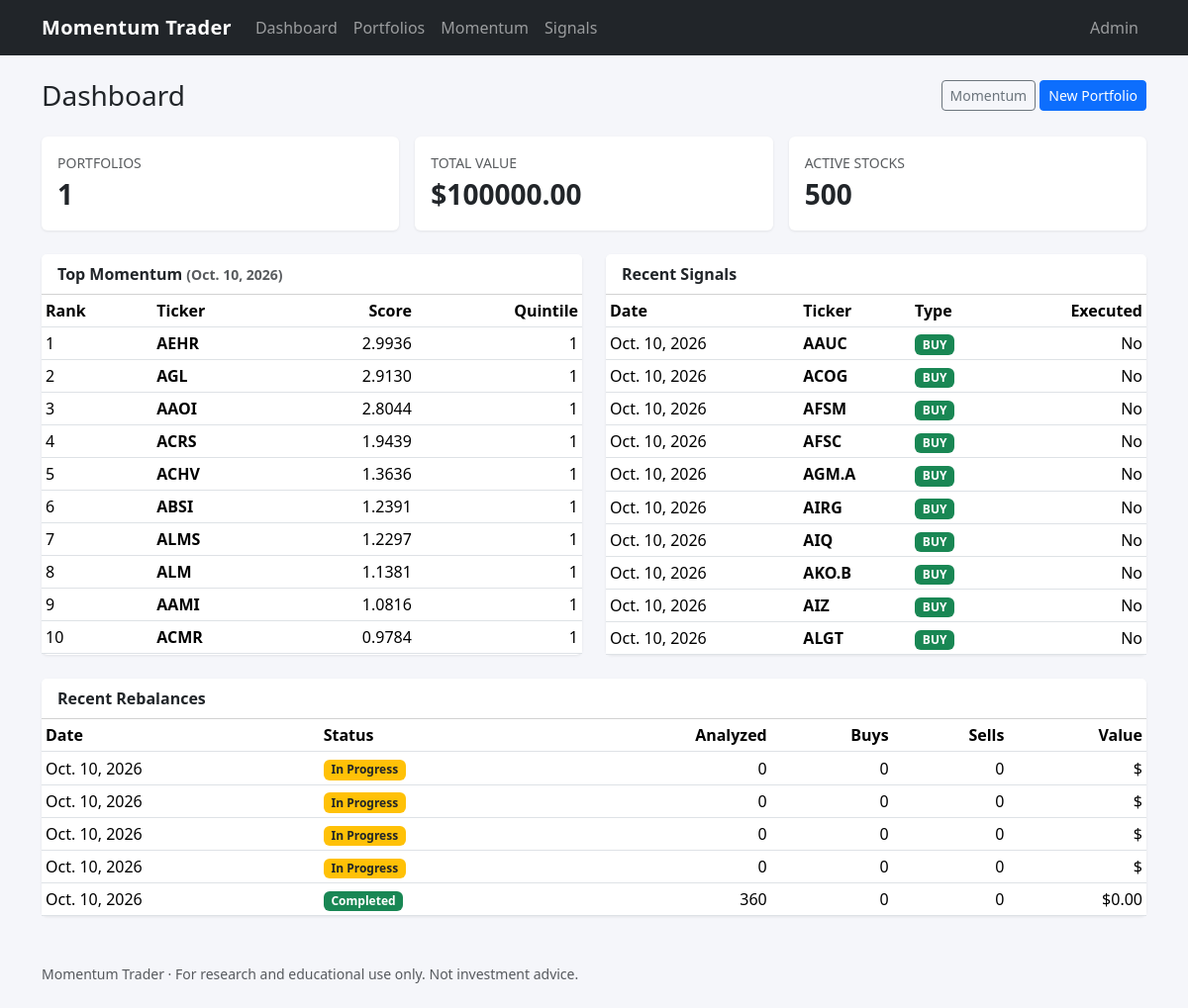
The page / on the database its author committed.
### trading/models.py (models this page shows, shortened)
class MomentumScore(models.Model):
    stock = models.ForeignKey(
        Stock, on_delete=models.CASCADE, related_name="momentum_scores"
    )
    calculation_date = models.DateField(db_index=True)
    momentum_score = models.DecimalField(max_digits=10, decimal_places=6)
    rank = models.IntegerField(null=True, blank=True)
    quintile = models.IntegerField(null=True, blank=True)
    is_top_quintile = models.BooleanField(default=False)
    period_start = models.DateField()
    period_end = models.DateField()
    created_at = models.DateTimeField(auto_now_add=True)
    class Meta:
        ordering = ["-calculation_date", "rank"]
        constraints = [
            models.UniqueConstraint(
                fields=["stock", "calculation_date"],
                name="unique_stock_momentum_date",
            )
        ]

class Stock(models.Model):
    ticker = models.CharField(max_length=10, unique=True, db_index=True)
    name = models.CharField(max_length=255, blank=True)
    sector = models.CharField(max_length=100, blank=True)
    market_cap = models.BigIntegerField(null=True, blank=True)
    is_active = models.BooleanField(default=True)
    created_at = models.DateTimeField(auto_now_add=True)
    updated_at = models.DateTimeField(auto_now=True)
    class Meta:
        ordering = ["ticker"]

class TradingSignal(models.Model):
    SIGNAL_TYPES = [
        ("BUY", "Buy"),
        ("SELL", "Sell"),
        ("HOLD", "Hold"),
    ]
    stock = models.ForeignKey(
        Stock, on_delete=models.CASCADE, related_name="trading_signals"
    )
    signal_date = models.DateField(db_index=True)
    signal_type = models.CharField(max_length=4, choices=SIGNAL_TYPES)
    momentum_score = models.ForeignKey(
        MomentumScore, on_delete=models.SET_NULL, null=True, blank=True
    )
    target_quantity = models.IntegerField(null=True, blank=True)
    target_value = models.DecimalField(
        max_digits=12, decimal_places=2, null=True, blank=True
    )
    reason = models.TextField(blank=True)
    is_executed = models.BooleanField(default=False)
    executed_at = models.DateTimeField(null=True, blank=True)
    created_at = models.DateTimeField(auto_now_add=True)
    class Meta:
        db_table = "trading_signals"
        ordering = ["-signal_date", "-created_at"]
        indexes = [
            models.Index(fields=["signal_date", "signal_type"]),
            models.Index(fields=["is_executed"]),
        ]

class RebalanceEvent(models.Model):
    STATUS_CHOICES = [
        ("PENDING", "Pending"),
        ("IN_PROGRESS", "In Progress"),
        ("COMPLETED", "Completed"),
        ("FAILED", "Failed"),
    ]
    date = models.DateField(db_index=True)
    total_stocks_analyzed = models.IntegerField(default=0)
    buy_signals_generated = models.IntegerField(default=0)
    sell_signals_generated = models.IntegerField(default=0)
    total_portfolio_value = models.DecimalField(
        max_digits=15, decimal_places=2, null=True, blank=True
    )
    execution_status = models.CharField(
        max_length=20,
        choices=STATUS_CHOICES,
        default="PENDING",
    )
    error_message = models.TextField(blank=True)
    created_at = models.DateTimeField(auto_now_add=True)
    completed_at = models.DateTimeField(null=True, blank=True)
    class Meta:
        ordering = ["-date", "-created_at"]

### trading/views.py (the view)
# urls.py: path("", views.dashboard, name="dashboard"),
def dashboard(request):
    portfolios = Portfolio.objects.all()
    total_value = portfolios.aggregate(total=Sum("total_value"))["total"] or 0
    latest_date = (
        MomentumScore.objects.order_by("-calculation_date")
        .values_list("calculation_date", flat=True)
        .first()
    )
    top_scores = []
    if latest_date:
        top_scores = (
            MomentumScore.objects.filter(calculation_date=latest_date)
            .select_related("stock")
            .order_by("rank")[:10]
        )
    context = {
        "portfolio_count": portfolios.count(),
        "stock_count": Stock.objects.filter(is_active=True).count(),
        "total_portfolio_value": total_value,
        "latest_momentum_date": latest_date,
        "top_scores": top_scores,
        "recent_signals": TradingSignal.objects.select_related("stock")[:10],
        "recent_rebalances": RebalanceEvent.objects.all()[:5],
    }
    return render(request, "trading/dashboard.html", context)

### trading/templates/trading/dashboard.html (shortened to what this page needs)
{% extends "trading/base.html" %}
{% block content %}
<div class="d-flex justify-content-between align-items-center mb-4">
    <h1 class="h3 mb-0">Dashboard</h1>
    <div>
        <a class="btn btn-outline-secondary btn-sm" href="{% url 'trading:momentum_scores' %}">Momentum</a>
        <a class="btn btn-primary btn-sm" href="{% url 'trading:portfolio_create' %}">New Portfolio</a>
    </div>
</div>
<div class="row g-3 mb-4">
    <div class="col-md-4">
        <div class="card metric-card h-100">
            <div class="card-body">
                <div class="text-muted text-uppercase small">Portfolios</div>
                <div class="fs-3 fw-semibold">{{ portfolio_count }}</div>
            </div>
        </div>
    </div>
    <div class="col-md-4">
        <div class="card metric-card h-100">
            <div class="card-body">
                <div class="text-muted text-uppercase small">Total Value</div>
                <div class="fs-3 fw-semibold">${{ total_portfolio_value|floatformat:2 }}</div>
            </div>
        </div>
    </div>
    <div class="col-md-4">
        <div class="card metric-card h-100">
            <div class="card-body">
                <div class="text-muted text-uppercase small">Active Stocks</div>
                <div class="fs-3 fw-semibold">{{ stock_count }}</div>
            </div>
        </div>
    </div>
</div>
<div class="row g-4">
    <div class="col-lg-6">
        <div class="card metric-card h-100">
            <div class="card-header bg-white fw-semibold">
                Top Momentum
                {% if latest_momentum_date %}
                    <span class="text-muted small">({{ latest_momentum_date }})</span>
                {% endif %}
            </div>
            <div class="table-responsive">
                <table class="table table-sm mb-0 align-middle">
                    <thead>
                    <tr>
                        <th>Rank</th>
                        <th>Ticker</th>
                        <th class="text-end">Score</th>
                        <th class="text-end">Quintile</th>
                    </tr>
                    </thead>
                    <tbody>
                    {% for score in top_scores %}
                        <tr>
                            <td>{{ score.rank }}</td>
                            <td class="fw-semibold">{{ score.stock.ticker }}</td>
                            <td class="text-end">{{ score.momentum_score|floatformat:4 }}</td>
                            <td class="text-end">{{ score.quintile }}</td>
                        </tr>
                    {% empty %}
                        <tr><td colspan="4" class="text-muted text-center py-3">
                            No momentum scores yet. Run a rebalance from a portfolio to generate them.
                        </td></tr>
                    {% endfor %}
                    </tbody>
                </table>
            </div>
        </div>
    </div>
    <div class="col-lg-6">
        <div class="card metric-card h-100">
            <div class="card-header bg-white fw-semibold">Recent Signals</div>
            <div class="table-responsive">
                <table class="table table-sm mb-0 align-middle">
                    <thead>
                    <tr>
                        <th>Date</th>
                        <th>Ticker</th>
                        <th>Type</th>
                        <th class="text-end">Executed</th>
                    </tr>
                    </thead>
                    <tbody>
                    {% for signal in recent_signals %}
                        <tr>
                            <td>{{ signal.signal_date }}</td>
                            <td class="fw-semibold">{{ signal.stock.ticker }}</td>
                            <td>
                                <span class="badge {% if signal.signal_type == 'BUY' %}bg-success{% elif signal.signal_type == 'SELL' %}bg-danger{% else %}bg-secondary{% endif %}">
                                    {{ signal.signal_type }}
                                </span>
                            </td>
                            <td class="text-end">{{ signal.is_executed|yesno:"Yes,No" }}</td>
                        </tr>
                    {% empty %}
                        <tr><td colspan="4" class="text-muted text-center py-3">No signals generated yet.</td></tr>
                    {% endfor %}
                    </tbody>
                </table>
            </div>
        </div>
    </div>
</div>
<div class="card metric-card mt-4">
    <div class="card-header bg-white fw-semibold">Recent Rebalances</div>
    <div class="table-responsive">
        <table class="table table-sm mb-0 align-middle">
            <thead>
            <tr>
                <th>Date</th>
                <th>Status</th>
                <th class="text-end">Analyzed</th>
                <th class="text-end">Buys</th>
                <th class="text-end">Sells</th>
                <th class="text-end">Value</th>
            </tr>
            </thead>
            <tbody>
            {% for event in recent_rebalances %}
                <tr>
                    <td>{{ event.date }}</td>
                    <td>
                        <span class="badge {% if event.execution_status == 'COMPLETED' %}bg-success{% elif event.execution_status == 'FAILED' %}bg-danger{% else %}bg-warning text-dark{% endif %}">
                            {{ event.get_execution_status_display }}
                        </span>
                    </td>
                    <td class="text-end">{{ event.total_stocks_analyzed }}</td>
                    <td class="text-end">{{ event.buy_signals_generated }}</td>
                    <td class="text-end">{{ event.sell_signals_generated }}</td>
                    <td class="text-end">${{ event.total_portfolio_value|default_if_none:"-"|floatformat:2 }}</td>
                </tr>
            {% empty %}
                <tr><td colspan="6" class="text-muted text-center py-3">No rebalances have run yet.</td></tr>
            {% endfor %}
            </tbody>
        </table>
    </div>
</div>
{% endblock %}

### trading/templates/trading/base.html (style rules this page uses)
body { background-color: #f5f6fa; }
.metric-card { border: none; box-shadow: 0 1px 3px rgba(0,0,0,.08); }

### rows shown on the page
MomentumScore: rank "1", stock.ticker "AEHR", momentum_score "2.9936", quintile "1"
MomentumScore: rank "2", stock.ticker "AGL", momentum_score "2.9130", quintile "1"
MomentumScore: rank "3", stock.ticker "AAOI", momentum_score "2.8044", quintile "1"
MomentumScore: rank "4", stock.ticker "ACRS", momentum_score "1.9439", quintile "1"
MomentumScore: rank "5", stock.ticker "ACHV", momentum_score "1.3636", quintile "1"
MomentumScore: rank "6", stock.ticker "ABSI", momentum_score "1.2391", quintile "1"
MomentumScore: rank "7", stock.ticker "ALMS", momentum_score "1.2297", quintile "1"
MomentumScore: rank "8", stock.ticker "ALM", momentum_score "1.1381", quintile "1"
MomentumScore: rank "9", stock.ticker "AAMI", momentum_score "1.0816", quintile "1"
MomentumScore: rank "10", stock.ticker "ACMR", momentum_score "0.9784", quintile "1"
TradingSignal: signal_date "Oct. 10, 2026", stock.ticker "AAUC", signal_type "BUY", is_executed "No"
TradingSignal: signal_date "Oct. 10, 2026", stock.ticker "ACOG", signal_type "BUY", is_executed "No"
TradingSignal: signal_date "Oct. 10, 2026", stock.ticker "AFSM", signal_type "BUY", is_executed "No"
TradingSignal: signal_date "Oct. 10, 2026", stock.ticker "AFSC", signal_type "BUY", is_executed "No"
TradingSignal: signal_date "Oct. 10, 2026", stock.ticker "AGM.A", signal_type "BUY", is_executed "No"
TradingSignal: signal_date "Oct. 10, 2026", stock.ticker "AIRG", signal_type "BUY", is_executed "No"
TradingSignal: signal_date "Oct. 10, 2026", stock.ticker "AIQ", signal_type "BUY", is_executed "No"
TradingSignal: signal_date "Oct. 10, 2026", stock.ticker "AKO.B", signal_type "BUY", is_executed "No"
TradingSignal: signal_date "Oct. 10, 2026", stock.ticker "AIZ", signal_type "BUY", is_executed "No"
TradingSignal: signal_date "Oct. 10, 2026", stock.ticker "ALGT", signal_type "BUY", is_executed "No"
RebalanceEvent: date "Oct. 10, 2026", execution_status "In Progress", total_stocks_analyzed "0", buy_signals_generated "0", sell_signals_generated "0"
RebalanceEvent: date "Oct. 10, 2026", execution_status "In Progress", total_stocks_analyzed "0", buy_signals_generated "0", sell_signals_generated "0"
RebalanceEvent: date "Oct. 10, 2026", execution_status "In Progress", total_stocks_analyzed "0", buy_signals_generated "0", sell_signals_generated "0"
RebalanceEvent: date "Oct. 10, 2026", execution_status "In Progress", total_stocks_analyzed "0", buy_signals_generated "0", sell_signals_generated "0"
RebalanceEvent: date "Oct. 10, 2026", execution_status "Completed", total_stocks_analyzed "360", buy_signals_generated "0", sell_signals_generated "0", total_portfolio_value "0.00"

### other values the page prints
{{ portfolio_count }} "1"
{{ total_portfolio_value|floatformat:2 }} "100000.00"
{{ stock_count }} "500"
{{ latest_momentum_date }} "Oct. 10, 2026"
